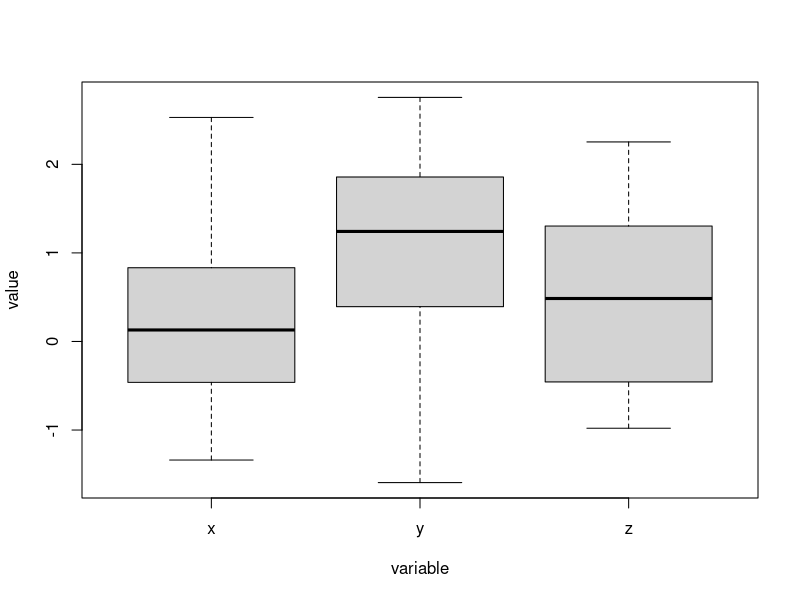

This figure's R source: (Note: this script raises an error after producing the figure.)
install.packages("reshape", dependencies=T)
library(reshape)

x <- rnorm(30)
y <- rnorm(30)+1
z <- rnorm(30)+0.5

data.1 <- data.frame(x, y, z)
data.2 <- melt(data.1)
linear.model <- lm(value~variable, data=data.2)
anova(linear.model)

# Analysis of Variance Table
# Response: value
#           Df Sum Sq Mean Sq F value   Pr(>F)   
# variable   2 10.942  5.4710  5.8628 0.004087 **
# Residuals 87 81.185  0.9332     

TukeyHSD(aov(linear.model))

# Tukey multiple comparisons of means
# 95% family-wise confidence level
# Fit: aov(formula = linear.model)
# $variable
# diff        lwr        upr     p adj
# y-x  0.8344105  0.2396705 1.42915051 0.0034468
# z-x  0.2593612 -0.3353788 0.85410126 0.5539050
# z-y -0.5750493 -1.1697893 0.01969078 0.0602975

boxplot(value~variable, data=data.2)

data.2$posthoc[data.2$variable == "x"] <- "a"
data.2$posthoc[data.2$variable == "y"] <- "b"
data.2$posthoc[data.2$variable == "z"] <- "a,b"

library(ggplot2)

#####First just plot the means for each of the three groups
qplot(data=data.2,
      x = variable,
      y = value,
      stat = "summary",
      fun.y = "mean",
      geom = c("point")
)

######Next, add the text labels:
qplot(data=data.2,
      x = variable,
      y = value,
      stat = "summary",
      fun.y = "mean",
      label = posthoc,
      vjust = -12,
      geom = c("point", "text")
)

######Finally, add the boxplot geom and clean it up a little:
qplot(data=data.2,
      x = variable,
      y = value,
      stat = "summary",
      fun.y = "mean",
      label = posthoc,
      vjust = -12,
      ylim = c(-1, 3.5),
      geom = c("point", "text"),
      main="ggplot2 ANOVA boxplot"
) + 
  geom_boxplot(aes(fill=posthoc)) + 
  theme_bw()

text(x=1:3, y=3, c("a", "b", "b, c"))
